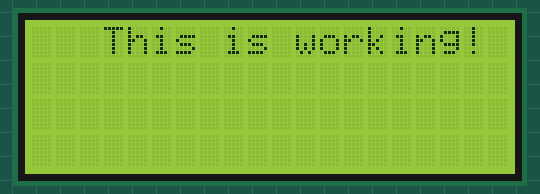
Simulated run of this sketch. Board: Arduino Uno, built with avr-gcc and run on an emulated ATmega328P. On the bench: 20×4 character LCD.

Above: at 1.6 s.
At 2.6 s:
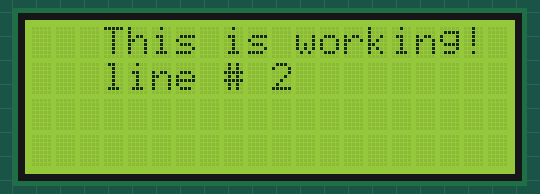
At 3.7 s:
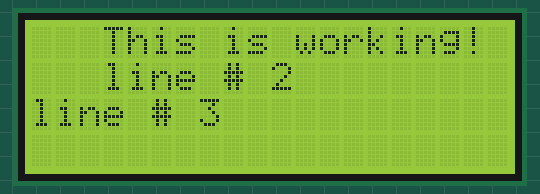
At 4.7 s:
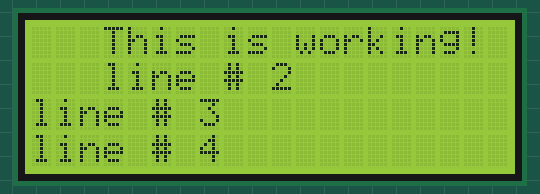

Measured:
- what the display in image 0 shows lasts 1.0 s, from 1.6 s to 2.6 s

The sketch:

lcdtest.ino
```cpp
//
//
//ARDUINO (UNO) SETUP:
//=====================
//Ping sensor (HC-SR04) = 5V, GND, D11 (for both trigger & echo)
//LCD Display (LCM1602 IIC V1) = I2C : 5v, GND, SCL (A5) & SDA (A4)
//Adafruit GPS Shield = D7 & D8 (Uses shield, so pins used internally)
//IR Reciever (TSOP38238) = TBD
//Adafruit LSM303 Compass = TBD
//Adafruit MotorShield v2 = M1 (Accelerate), M3 (Turn)


/************* Libraries *************/
/** Using the New LiquidCrystal 1.3.5 library found here: https://bitbucket.org/fmalpartida/ **/
#include <LiquidCrystal_I2C.h>
#include <Wire.h> //Allows communication with I2C devices, which our LCD is

/************* Globals *************/
/**Note: Most displays use I2C address 0x27 but a few use 0x3F**/
//set the LCD address to 0x27 for 20 chars 4 line display
/**
 **
 **                   addr, en,rw,rs,d4,d5,d6,d7,bl,blpol  **/
LiquidCrystal_I2C lcd(0x3F, 2, 1, 0, 4, 5, 6, 7, 3, POSITIVE);


/************* Setup *************/
void setup() {
  lcd.begin(20,4); //init display

  /** 3 blinks of backlight **/
   for(int i=0; i<3; i++)
   {
      lcd.backlight();
      delay(250);
      lcd.noBacklight();
      delay(250);
   }
   lcd.backlight();

   /** Write chars to LCD **/
   lcd.setCursor(3,0); //start at char 4 on line 0
   lcd.print("This is working!");
   delay(1000);
   lcd.setCursor(3,1);
   lcd.print("line # 2");
   delay(1000);
   lcd.setCursor(0,2);
   lcd.print("line # 3");
   delay(1000);
   lcd.setCursor(0,3);
   lcd.print("line # 4");

}
/************* Loop *************/
void loop() {

}
```
